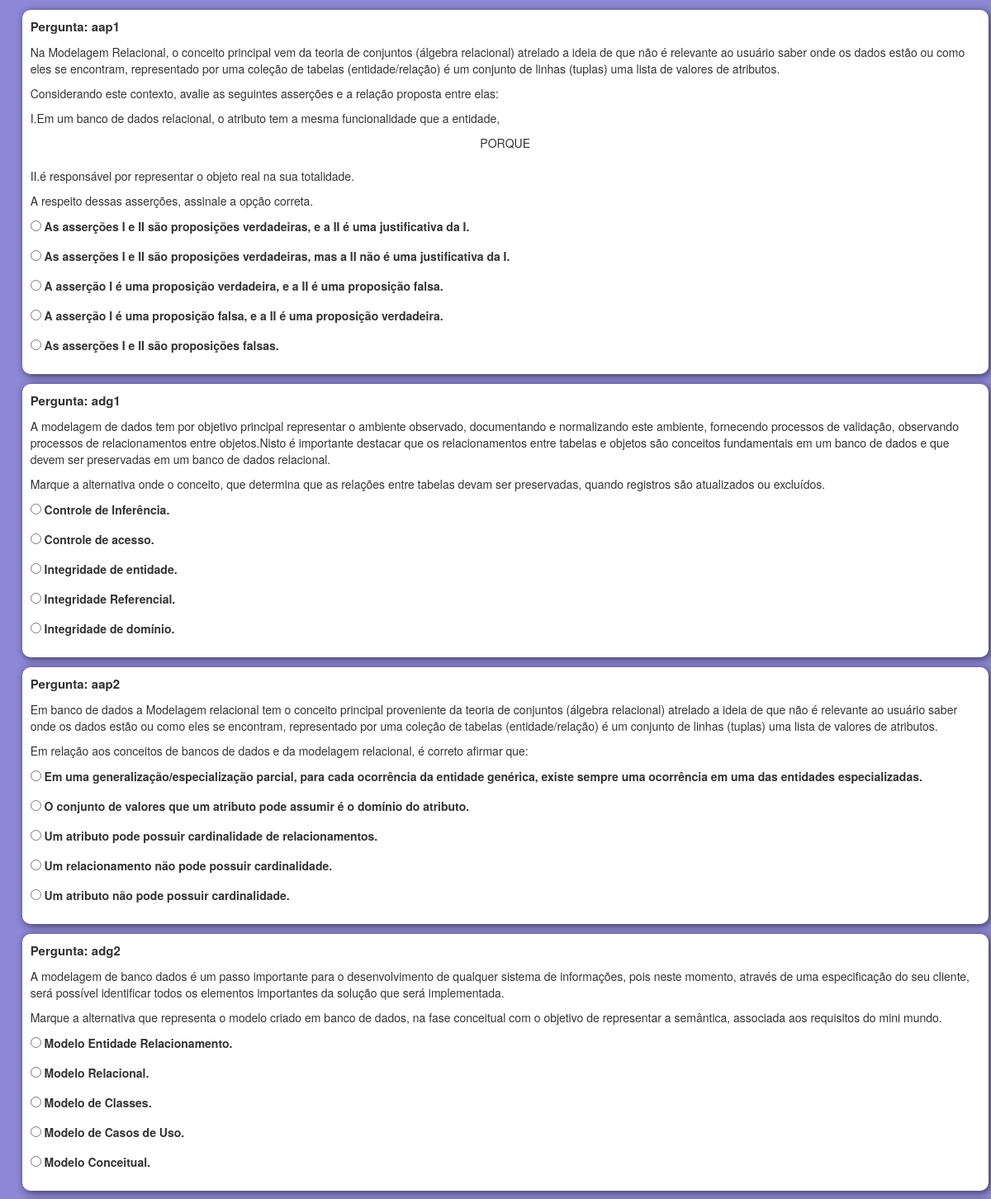
Screenshot of /html/Pergunta/?disc=2 (upper part) with the database file from the repository.
### tables this page shows
CREATE TABLE `perguntas` (
  `idPergunta` int(11) NOT NULL,
  `uniEstudo` enum('1','2','3','4') DEFAULT NULL,
  `fonte` enum('av','aap','adg','livro') DEFAULT NULL,
  `perguntas` mediumtext NOT NULL,
  `respostaA` longtext NOT NULL,
  `respostaB` longtext NOT NULL,
  `respostaC` longtext NOT NULL,
  `respostaD` longtext NOT NULL,
  `respostaE` longtext NOT NULL,
  `respostaCorreta` enum('A','B','C','D','E') NOT NULL,
  `idDisciplina` int(11) NOT NULL
);

### class/ConexaoBaseDados.php (called while the page is built, shortened)
<?php
class ConexaoBaseDados {
    private $local,
            $usuario,
            $senha,
            $conexao,
            $db;
    private function Acessar(){
        try{
            $this->conexao = new PDO('mysql:host='.$this->getLocal().';dbname='. $this->getDb(), $this->getUsuario(), $this->getSenha());
            $this->conexao->exec("set names utf8");
        } catch(PDOException $e){
            echo "Erro ao conectar".$e->getMessage();
        }
    }
    public function getLocal() {
        return $this->local;
    }
    public function getUsuario() {
        return $this->usuario;
    }
    public function getSenha() {
        return $this->senha;
    }
    public function getConexao() {
        return $this->conexao;
    }
    public function getDb() {
        return $this->db;
    }
    public function setLocal($local) {
        $this->local = $local;
    }
    public function setUsuario($usuario) {
        $this->usuario = $usuario;
    }
    public function setSenha($senha) {
        $this->senha = $senha;
    }
    public function setDb($db) {
        $this->db = $db;
    }
}

### class/SQLPerguntas.php (called while the page is built, shortened)
<?php
require_once 'ConexaoBaseDados.php';
class SQLPerguntas extends ConexaoBaseDados {
    private $query;
    public function FazerConsulta(){
        $select = $this->getConexao()->query($this->getQuery());
    }
    public function getQuery() {
        return $this->query;
    }
    public function setQuery($query) {
        $this->query = $query;
    }
}

### class/Pergunta.php (the view, shortened to what this page needs)
<?php
require_once 'SQLPerguntas.php';
class Pergunta {
	private $perg, $aluno;
	public function __construct ($disci) {
            $this->perg = new SQLPerguntas(false, null, null, null, null);
            $this->PesquisarPerguntas($disci);
	}
	public function MontarPerguntas(){
            echo "<form method='post' action=''>";
            $f = count($this->getPerg());
            for($i = 0; $i < $f; $i++){
                echo "<div class='col-lg-12 col-md-5 col-xs-12 col-sm-12'>";
            	echo "<p class='numPerg'>Pergunta: ".$this->getPerg()[$i][2].$this->getPerg()[$i][1]."</p>";
                echo "<p>".$this->getPerg()[$i][3]."</p>";
                echo "<p><input id='".$i."A' type='radio' name='resposta".$i."' value='A'>&nbsp<label for='".$i."A'>".$this->getPerg()[$i][4]."</label> </p>";
                echo "<p><input id='".$i."B' type='radio' name='resposta".$i."' value='B'>&nbsp<label for='".$i."B'>".$this->getPerg()[$i][5]."</label> </p>";
                echo "<p><input id='".$i."C' type='radio' name='resposta".$i."' value='C'>&nbsp<label for='".$i."C'>".$this->getPerg()[$i][6]."</label> </p>";
                echo "<p><input id='".$i."D' type='radio' name='resposta".$i."' value='D'>&nbsp<label for='".$i."D'>".$this->getPerg()[$i][7]."</label> </p>";
                echo "<p><input id='".$i."E' type='radio' name='resposta".$i."' value='E'>&nbsp<label for='".$i."E'>".$this->getPerg()[$i][8]."</label> </p>";
                echo "</div>";
            }
            echo "<center><input style='margin: 10px;' class='botao' type='submit' name='responter' value='Enviar Respostas'></center>";
            echo "</form>";
	}
	private function PesquisarPerguntas($disci){
            $r = $this->getPerg()->FazerConsulta();
	}
	public function setPerg($resulConsulta){
            $this->perg = $resulConsulta;
	}
	public function getPerg(){
            return $this->perg;
	}
}
?>

### css/pagina-perg.css (style rules this page uses)
body { background-color: #8D87D5; }
p.numPerg { font-size: 15px; font-weight: 800; }
.col-md-5 { background-color: white; border-radius: 10px; padding: 10px; margin-top: 1%; margin-left: 1%; box-shadow: 2px 2px 10px rgba(0,0,0, 0.6); }

### rows the page displays
perguntas: fonte "aap", uniEstudo "1", perguntas "Na Modelagem Relacional, o conceito principal vem da teoria de conjuntos (álgebra relacional) atrelado a ideia de que não é relevante ao usuário saber onde os dados estão ou como eles se encontram, representado por uma coleção de tabelas (entidade/relação) é um conjunto de linhas (tuplas) uma lista de valores de atributos. Considerando este contexto, avalie as seguintes asserções e a relação proposta entre elas: I.Em um banco de dados relacional, o atributo tem a mesma funcionalidade que a entidade, PORQUE II.é responsável por representar o objeto real na sua totalidade. A respeito dessas asserções, assinale a opção correta.", respostaA "As asserções I e II são proposições verdadeiras, e a II é uma justificativa da I.", respostaB "As asserções I e II são proposições verdadeiras, mas a II não é uma justificativa da I.", respostaC "A asserção I é uma proposição verdadeira, e a II é uma proposição falsa.", respostaD "A asserção I é uma proposição falsa, e a II é uma proposição verdadeira.", respostaE "As asserções I e II são proposições falsas."
perguntas: fonte "adg", uniEstudo "1", perguntas "A modelagem de dados tem por objetivo principal representar o ambiente observado, documentando e normalizando este ambiente, fornecendo processos de validação, observando processos de relacionamentos entre objetos.Nisto é importante destacar que os relacionamentos entre tabelas e objetos são conceitos fundamentais em um banco de dados e que devem ser preservadas em um banco de dados relacional. Marque a alternativa onde o conceito, que determina que as relações entre tabelas devam ser preservadas, quando registros são atualizados ou excluídos.", respostaA "Controle de Inferência.", respostaB "Controle de acesso.", respostaC "Integridade de entidade.", respostaD "Integridade Referencial.", respostaE "Integridade de domínio."
perguntas: fonte "aap", uniEstudo "2", perguntas "Em banco de dados a Modelagem relacional tem o conceito principal proveniente da teoria de conjuntos (álgebra relacional) atrelado a ideia de que não é relevante ao usuário saber onde os dados estão ou como eles se encontram, representado por uma coleção de tabelas (entidade/relação) é um conjunto de linhas (tuplas) uma lista de valores de atributos. Em relação aos conceitos de bancos de dados e da modelagem relacional, é correto afirmar que:", respostaA "Em uma generalização/especialização parcial, para cada ocorrência da entidade genérica, existe sempre uma ocorrência em uma das entidades especializadas.", respostaB "O conjunto de valores que um atributo pode assumir é o domínio do atributo.", respostaC "Um atributo pode possuir cardinalidade de relacionamentos.", respostaD "Um relacionamento não pode possuir cardinalidade.", respostaE "Um atributo não pode possuir cardinalidade."
perguntas: fonte "adg", uniEstudo "2", perguntas "A modelagem de banco dados é um passo importante para o desenvolvimento de qualquer sistema de informações, pois neste momento, através de uma especificação do seu cliente, será possível identificar todos os elementos importantes da solução que será implementada. Marque a alternativa que representa o modelo criado em banco de dados, na fase conceitual com o objetivo de representar a semântica, associada aos requisitos do mini mundo.", respostaA "Modelo Entidade Relacionamento.", respostaB "Modelo Relacional.", respostaC "Modelo de Classes.", respostaD "Modelo de Casos de Uso.", respostaE "Modelo Conceitual."
